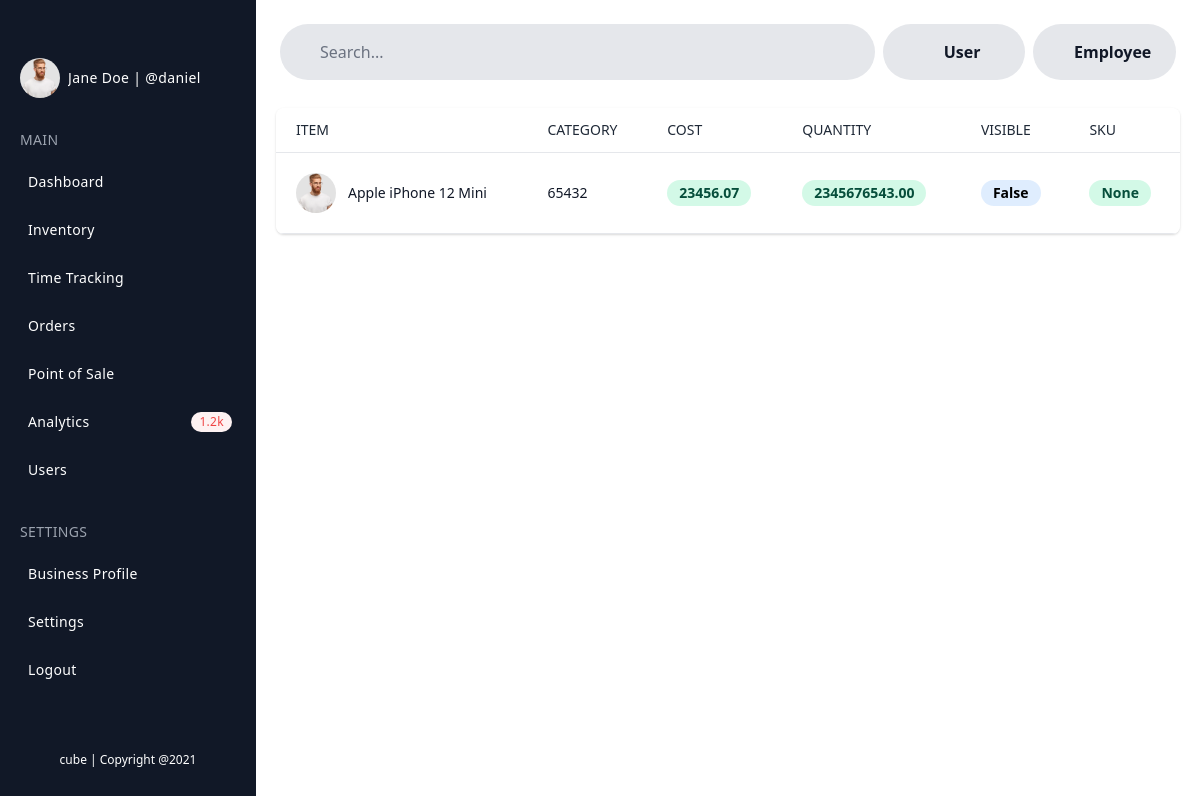
/inventory/ (signed in), run on the app's committed database.
### users/models.py (models this page shows)
class Profile(models.Model):
    user = models.OneToOneField(User, on_delete=models.CASCADE)
    bio = models.TextField(max_length=500, blank=True)
    location = models.CharField(max_length=30, blank=True)
    birth_date = models.DateField(null=True, blank=True)
    profileIMG = models.ImageField(upload_to="static/users/images", blank=True)
    backgroundIMG = models.ImageField(upload_to="static/users/images", blank=True)
    websiteURL = models.URLField(blank=True)
    objects = models.Manager()

### products/models.py (models this page shows, shortened)
class Product(models.Model):
    profile = models.ForeignKey(Profile, on_delete=models.CASCADE)
    product_name = models.CharField(max_length=50)
    product_description = models.TextField(max_length=500)
    product_unit = models.CharField(max_length=50)
    product_price = models.DecimalField(max_digits=999, decimal_places=2)
    product_quantity = models.DecimalField(max_digits=999, decimal_places=2)
    product_status = models.BooleanField()
    product_details = models.TextField(max_length=500)
    product_category = models.CharField(max_length=50)
    product_sku = models.DecimalField(max_digits=999999, decimal_places=0, null=True)
    objects = models.Manager()

### products/views.py (the view)
# urls.py: path("", list_items, name="list_items"),
def list_items(request):
    products = Product.objects.all()
    context = {'products': products}
    return render(request, "inventory/list_items.html", context)

### templates/inventory/list_items.html (shortened to what this page needs)
{% extends 'bases/admin_base.html' %}
{% load bootstrap_icons %}
{% block content %}
    <div class="flex items-end justify-end px-5 pb-5">
      <form method="GET" class="p-1 w-8/12">
              <span class="px-4 py-2 flex items-center text-base rounded-full text-grey-600 bg-gray-200">
                <i class="p-2">{% bs_icon 'search' color='black' size='1em' %}</i>
                <input type="search" id="search" class="p-2 text-blue text-bold bg-transparent border-none w-full" placeholder="Search...">
              </span>
      </form>
      <div class="p-1 w-2/12">
          <a href="#">
              <span class="px-4 py-3 flex justify-center items-center text-base rounded-full text-gray-900 bg-gray-200">
                <i class="p-2">{% bs_icon 'plus-circle-fill' color='gray' size='1em' %}</i>
                  <h1 class="p-1"><strong>User</strong></h1>
              </span>
          </a>
      </div>
    <div class="p-1 w-2/12">
      <a href="#">
          <span class="px-4 py-3 flex justify-center items-center text-base rounded-full text-gray-900 bg-gray-200">
            <i class="p-2">{% bs_icon 'plus-circle-fill' color='gray' size='1em' %}</i>
              <h1 class="p-1"><strong>Employee</strong></h1>
          </span>
      </a>
    </div>
    </div>
<div class="flex flex-col flex-auto px-5">
    <div class="py-0">
        <div class="-mx-4 sm:-mx-8 px-4 sm:px-8 py-1 overflow-x-auto">
            <div class="inline-block min-w-full shadow rounded-lg overflow-hidden">
                <table class="min-w-full leading-normal">
                    <thead>
                        <tr>
                            <th scope="col" class="px-5 py-3 bg-white  border-b border-gray-200 text-gray-800  text-left text-sm uppercase font-normal">
                                Item
                            </th>
                            <th scope="col" class="px-5 py-3 bg-white  border-b border-gray-200 text-gray-800  text-left text-sm uppercase font-normal">
                                Category
                            </th>
                            <th scope="col" class="px-5 py-3 bg-white  border-b border-gray-200 text-gray-800  text-left text-sm uppercase font-normal">
                                Cost
                            </th>
                            <th scope="col" class="px-5 py-3 bg-white  border-b border-gray-200 text-gray-800  text-left text-sm uppercase font-normal">
                                Quantity
                            </th>
                            <th scope="col" class="px-5 py-3 bg-white  border-b border-gray-200 text-gray-800  text-left text-sm uppercase font-normal">
                                Visible
                            </th>
                            <th scope="col" class="px-5 py-3 bg-white  border-b border-gray-200 text-gray-800  text-left text-sm uppercase font-normal">
                                SKU
                            </th>
                        </tr>
                    </thead>
                    <tbody>
                    {% for product in products %}
                        <tr class="bg-white hover:bg-gray-100" onclick="window.location='{% url 'view_item' pk=product.pk %}'">
                                <td class="px-5 py-5 border-b border-gray-200 text-sm">
                                    <div class="flex items-center">
                                        <div class="flex-shrink-0">
                                            <a href="{% url 'view_user' pk=user.profile.pk %}" class="block relative">
                                                <img src="{{ user.profile.profileIMG.url }}" class="object-cover rounded-full h-10 w-10"/>
                                            </a>
                                        </div>
                                        <div class="ml-3">
                                            <p class="text-gray-900 whitespace-no-wrap">
                                                {{ product.product_name }}
                                            </p>
                                        </div>
                                    </div>
                                </td>
                                <td class="px-5 py-5 border-b border-gray-200 text-sm">
                                    <p class="text-gray-900 whitespace-no-wrap">
                                        {{ product.product_category }}
                                    </p>
                                </td>
                                <td class="px-5 py-5 border-b border-gray-200 text-sm">
                                    <span class="relative inline-block px-3 py-1 font-semibold text-green-900 leading-tight">
                                        <span aria-hidden="true" class="absolute inset-0 bg-green-200 opacity-50 rounded-full">
                                        </span>
                                        <span class="relative">
                                            {{ product.product_price }}
                                        </span>
                                    </span>
                                </td>
                                <td class="px-5 py-5 border-b border-gray-200 text-sm">
                                    <span class="relative inline-block px-3 py-1 font-semibold text-green-900 leading-tight">
                                        <span aria-hidden="true" class="absolute inset-0 bg-green-200 opacity-50 rounded-full">
                                        </span>
                                        <span class="relative">
                                            {{ product.product_quantity }}
                                        </span>
                                    </span>
                                </td>
                                <td class="px-5 py-5 border-b border-gray-200 text-sm">
                                    {% if product.product_status == True %}
                                        <span class="relative inline-block px-3 py-1 font-semibold text-green-900 leading-tight">
                                            <span aria-hidden="true" class="absolute inset-0 bg-green-200 opacity-50 rounded-full">
                                            </span>
                                            <span class="relative">
                                                {{ product.product_status }}
                                            </span>
                                        </span>
                                    {% elif product.product_status == False %}
                                        <span class="relative inline-block px-3 py-1 font-semibold text-blue-900 leading-tight">
                                            <span aria-hidden="true" class="absolute inset-0 bg-blue-200 opacity-50 rounded-full">
                                            </span>
                                            <span class="relative">
                                                {{ product.product_status }}
                                            </span>
                                        </span>
                                    {% endif %}
                                </td>
                                <td class="px-5 py-5 border-b border-gray-200 text-sm">
                                    <span class="relative inline-block px-3 py-1 font-semibold text-green-900 leading-tight">
                                        <span aria-hidden="true" class="absolute inset-0 bg-green-200 opacity-50 rounded-full">
                                        </span>
                                        <span class="relative">
                                            {{ product.product_sku }}
                                        </span>
                                    </span>
                                </td>
                            </tr>
                    {% endfor %}
                    </tbody>
                </table>
            </div>
        </div>
    </div>
</div>
{% endblock %}

### templates/bases/admin_base.html (shortened to what this page needs)
{% load bootstrap_icons %}
{% load static tailwind_tags %}
{% load static %}
<!DOCTYPE html>
<html lang="en">
	<head>
		{% tailwind_css %}
	</head>
<body>
    <div class="min-h-screen flex flex-col flex-auto flex-shrink-0 antialiased bg-white dark:bg-gray-700 text-black dark:text-white">
      <div class="fixed flex flex-col top-0 left-0 w-14 hover:w-64 md:w-64 bg-gray-900 dark:bg-gray-900 h-full text-white transition-all duration-300 border-none z-10 sidebar">
		  <div class="overflow-y-auto overflow-x-hidden flex flex-col justify-between flex-grow">
          <ul class="flex flex-col py-5 space-y-1">
            <li class="self-center p-3 pb-5">
            </li>
            <li class="invisible md:visible">
              <a href="#" class="relative flex flex-row items-center h-11 focus:outline-none hover:bg-blue-800 dark:hover:bg-gray-600 text-white-600 hover:text-white-800 border-l-4 border-transparent hover:border-blue-500 dark:hover:border-gray-800 pr-6">
                <span class="inline-flex justify-center items-center ml-4">
                  <img src="{{ request.user.profile.profileIMG.url }}" class="object-cover rounded-full w-10 h-10 sm:w-100"/>
                </span>
                <span class="ml-2 text-sm tracking-wide truncate">{{ request.user.first_name }} {{ request.user.last_name }} | @{{ request.user.username }}</span>
              </a>
            </li>
            <li class="px-5 hidden md:block">
              <div class="flex flex-row items-center mt-5 h-8">
                <div class="text-sm font-light tracking-wide text-gray-400 uppercase">Main</div>
              </div>
            </li>
            <li>
              <a href="#" class="relative flex flex-row items-center h-11 focus:outline-none hover:bg-blue-800 dark:hover:bg-gray-600 text-white-600 hover:text-white-800 border-l-4 border-transparent hover:border-blue-500 dark:hover:border-gray-800 pr-6">
                <span class="ml-2 text-sm tracking-wide truncate">Dashboard</span>
              </a>
            </li>
            <li>
              <a href="{% url 'list_items' %}" class="relative flex flex-row items-center h-11 focus:outline-none hover:bg-blue-800 dark:hover:bg-gray-600 text-white-600 hover:text-white-800 border-l-4 border-transparent hover:border-blue-500 dark:hover:border-gray-800 pr-6">
                <span class="ml-2 text-sm tracking-wide truncate">Inventory</span>
              </a>
            </li>
            <li>
              <a href="#" class="relative flex flex-row items-center h-11 focus:outline-none hover:bg-blue-800 dark:hover:bg-gray-600 text-white-600 hover:text-white-800 border-l-4 border-transparent hover:border-blue-500 dark:hover:border-gray-800 pr-6">
                <span class="ml-2 text-sm tracking-wide truncate">Time Tracking</span>
              </a>
            </li>
            <li>
              <a href="#" class="relative flex flex-row items-center h-11 focus:outline-none hover:bg-blue-800 dark:hover:bg-gray-600 text-white-600 hover:text-white-800 border-l-4 border-transparent hover:border-blue-500 dark:hover:border-gray-800 pr-6">
                <span class="ml-2 text-sm tracking-wide truncate">Orders</span>
              </a>
            </li>
            <li>
              <a href="#" class="relative flex flex-row items-center h-11 focus:outline-none hover:bg-blue-800 dark:hover:bg-gray-600 text-white-600 hover:text-white-800 border-l-4 border-transparent hover:border-blue-500 dark:hover:border-gray-800 pr-6">
                <span class="ml-2 text-sm tracking-wide truncate">Point of Sale</span>
              </a>
            </li>
            <li>
              <a href="#" class="relative flex flex-row items-center h-11 focus:outline-none hover:bg-blue-800 dark:hover:bg-gray-600 text-white-600 hover:text-white-800 border-l-4 border-transparent hover:border-blue-500 dark:hover:border-gray-800 pr-6">
                <span class="ml-2 text-sm tracking-wide truncate">Analytics</span>
                <span class="hidden md:block px-2 py-0.5 ml-auto text-xs font-medium tracking-wide text-red-500 bg-red-50 rounded-full">1.2k</span>
              </a>
            </li>
            <li>
              <a href="{% url 'list_users' %}" class="relative flex flex-row items-center h-11 focus:outline-none hover:bg-blue-800 dark:hover:bg-gray-600 text-white-600 hover:text-white-800 border-l-4 border-transparent hover:border-blue-500 dark:hover:border-gray-800 pr-6">
                <span class="ml-2 text-sm tracking-wide truncate">Users</span>
              </a>
            </li>
            <li class="px-5 hidden md:block">
              <div class="flex flex-row items-center mt-5 h-8">
                <div class="text-sm font-light tracking-wide text-gray-400 uppercase">Settings</div>
              </div>
            </li>
            <li>
              <a href="#" class="relative flex flex-row items-center h-11 focus:outline-none hover:bg-blue-800 dark:hover:bg-gray-600 text-white-600 hover:text-white-800 border-l-4 border-transparent hover:border-blue-500 dark:hover:border-gray-800 pr-6">
                <span class="ml-2 text-sm tracking-wide truncate">Business Profile</span>
              </a>
            </li>
            <li>
              <a href="#" class="relative flex flex-row items-center h-11 focus:outline-none hover:bg-blue-800 dark:hover:bg-gray-600 text-white-600 hover:text-white-800 border-l-4 border-transparent hover:border-blue-500 dark:hover:border-gray-800 pr-6">
                <span class="ml-2 text-sm tracking-wide truncate">Settings</span>
              </a>
            </li>
            <li>
              <a href="{% url 'logout' %}" class="relative flex flex-row items-center h-11 focus:outline-none hover:bg-blue-800 dark:hover:bg-gray-600 text-white-600 hover:text-white-800 border-l-4 border-transparent hover:border-blue-500 dark:hover:border-gray-800 pr-6">
                <span class="ml-2 text-sm tracking-wide truncate">Logout</span>
              </a>
            </li>
          </ul>
          <p class="mb-5 px-5 pb-3 hidden md:block text-center text-xs">cube | Copyright @2021</p>
        </div>
      </div>
      <div class="h-full ml-14 mt-5 mb-10 md:ml-64">
        {% block content %} {% endblock %}
      </div>
    </div>
</body>
</html>

### data on the page
Product: profile.profileIMG (picture), product_name "Apple iPhone 12 Mini", product_category "65432", product_price "23456.07", product_quantity "2345676543.00", product_status "False", product_sku "None"

### other printed values
{{ request.user.first_name }} "Jane"
{{ request.user.last_name }} "Doe"
{{ request.user.username }} "daniel"
